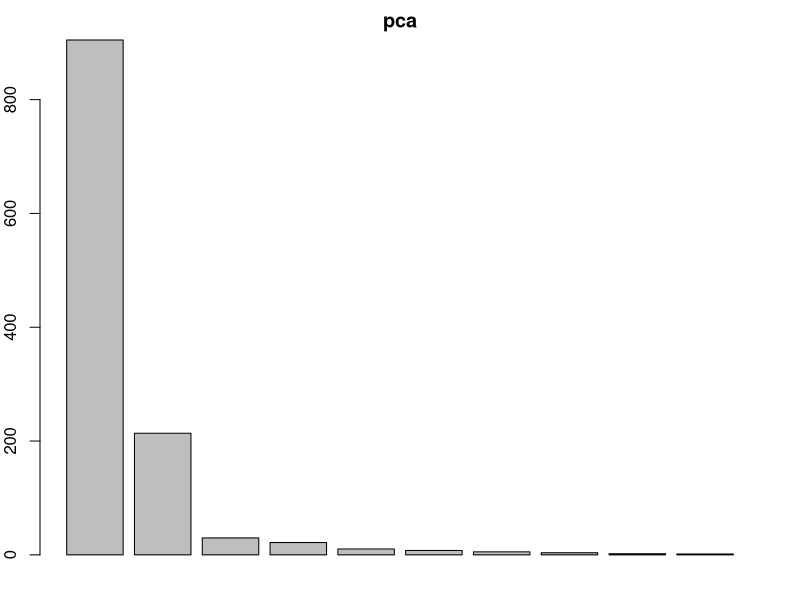
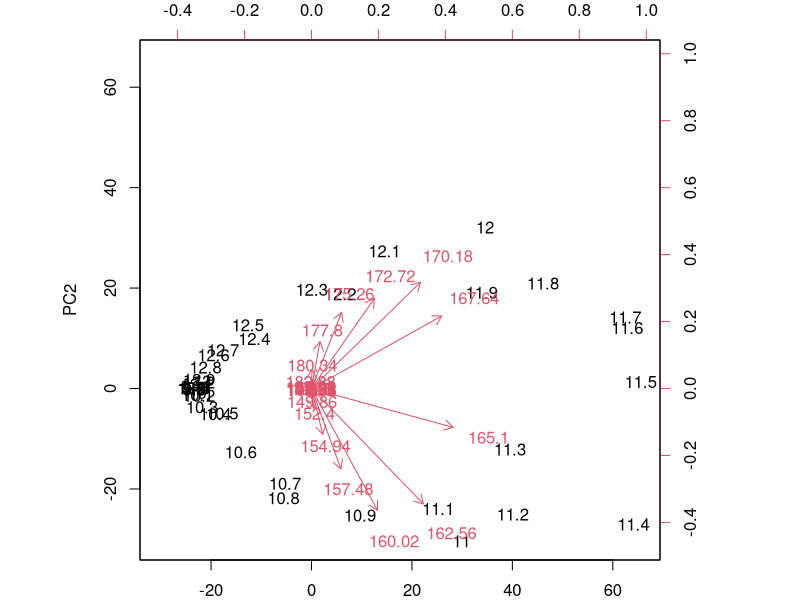

Write the R code that produced these figures, in order.
## ---- chunk 1
library(caret)
## ---- chunk 2
head(crimtab)
dim(crimtab)
str(crimtab)
sum(crimtab)
colnames(crimtab)
## ---- chunk 3
apply(crimtab,2,var)
## ---- chunk 4
#Performs a principal components analysis on the given data matrix and returns the results 
#as an object of class prcomp.
pca =prcomp(crimtab)
## ---- chunk 5
par(mar = rep(2, 4))
plot(pca)
## ---- chunk 6
#below code changes the directions of the biplot, if we donot include the below two lines the plot will be mirror image to the below one.
pca$rotation=-pca$rotation
pca$x=-pca$x
biplot (pca , scale =0)
